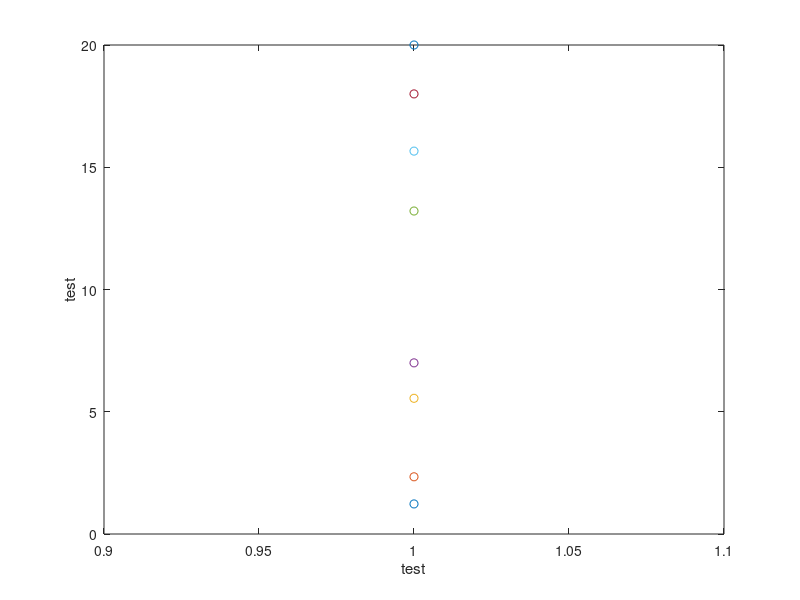

This figure's MATLAB source:
a = [1.23, 2.34, 5.55, 7, 13.21, 15.66, 18, 20]
x = 1:size(a);
figure('Name', 'Simple plot', 'NumberTitle', 'off');
plot(x, a, '-o');
xlabel('test');
ylabel('test');